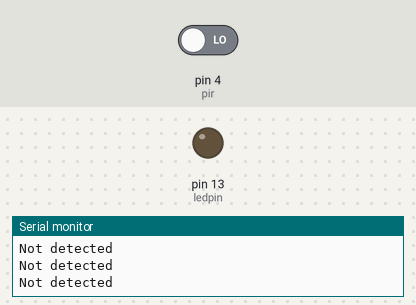
Recording of a sketch running on a simulated Arduino Uno, built with avr-gcc and run on an emulated ATmega328P. Shown: output pins drawn as LEDs (lit = HIGH), the last lines printed to the serial monitor. The test bench sets the inputs (shaded band); at power-on: pin 4 (pir) LOW.

Above: at 1.8 s.
1.9 s: pin 4 (pir) driven HIGH
At 3.2 s:
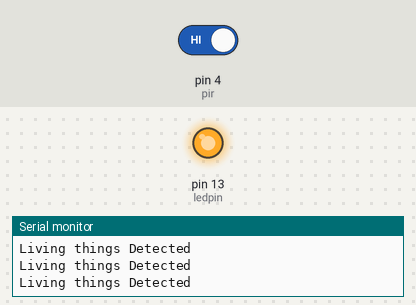
3.5 s: pin 4 (pir) driven LOW
At 4.5 s:
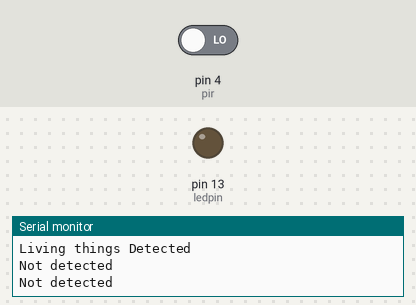
Timing chart, 0 to 6.5 s (numbered marks = the images above; inputs shaded):
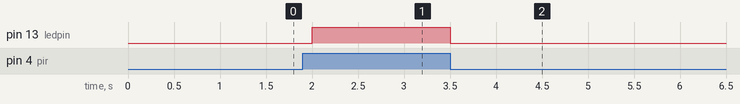

Measured:
- after the input at 1.9 s, pin 13 (ledpin): LOW → HIGH after 0.10 s
- after the input at 3.5 s, pin 13 (ledpin): HIGH → LOW at once

The sketch:

PIR_sensor_with_Arduino.ino
```cpp
int ledpin = 13;
int pir = 4;
void setup()
{
  Serial.begin(9600);
  pinMode(ledpin,OUTPUT);
  pinMode(pir,INPUT);
}
void loop()
{
  if(digitalRead(pir) == HIGH)
  {
    digitalWrite(ledpin,HIGH);
    Serial.println("Living things Detected");
    delay(500);
  }
  else
  {
    digitalWrite(ledpin,LOW);
    Serial.println("Not detected");
    delay(500);
  }
}
```
